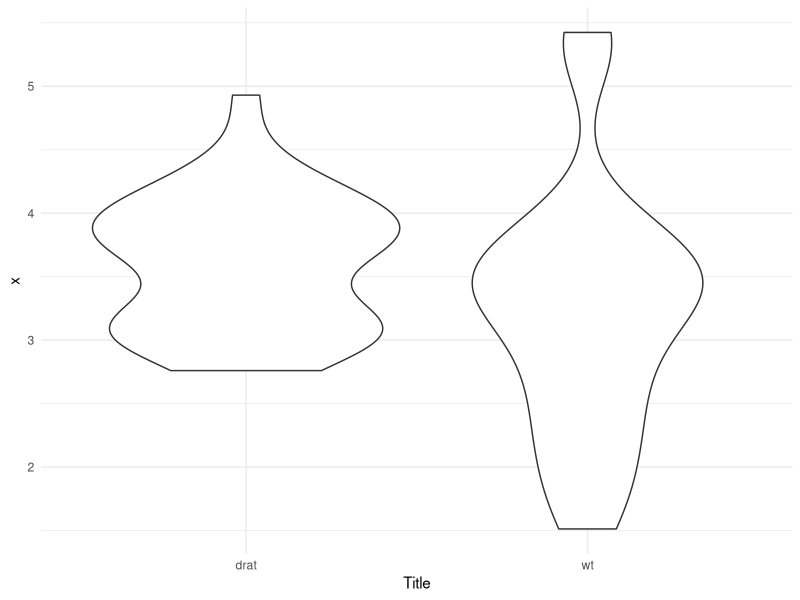

Source code (R):
library(tidyverse)
library(reshape2)
mcars<-mtcars[,5:6]
x<-melt(mcars)
plt<-ggplot(data=x,aes(x=variable,y=value))
plt+geom_violin()+ theme_minimal() + labs(x="Title",y="x")